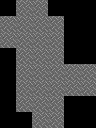

A level layout from a 2D game, rendered from its tile map. Below: a short description, then the map file with its tile-grid data intact:
An orthogonal 6x8 tile map with 16x16 px tiles, 1 tile layer (Tile Layer 1), 2 tilesets and 5 objects.

<map version="1.10" tiledversion="1.10.2" orientation="orthogonal" renderorder="right-down" width="6" height="8" tilewidth="16" tileheight="16" infinite="0" nextlayerid="3" nextobjectid="6">
 <tileset firstgid="1" source="../../../../tools/soko/templateTiledProject/tilesheet.tsx" />
 <tileset firstgid="65" source="../../../../tools/soko/templateTiledProject/soko_entities.tsx" />
 <layer id="1" name="Tile Layer 1" width="6" height="8">
  <data encoding="csv">
0,2,2,0,0,0,
2,2,2,2,0,0,
2,2,2,2,0,0,
0,2,2,2,0,0,
0,2,2,2,2,2,
0,2,2,2,2,2,
0,2,2,2,0,0,
0,0,2,2,0,0
</data>
 </layer>
 <objectgroup id="2" name="entities">
  <object id="1" gid="65" x="64" y="80" width="16" height="16">
   <properties>
    <property name="gamemode" value="SOKO_EULER" />
   </properties>
  </object>
  <object id="2" gid="66" x="32" y="64" width="16" height="16" />
  <object id="3" gid="66" x="32" y="48" width="16" height="16" />
  <object id="4" gid="66" x="32" y="80" width="16" height="16" />
  <object id="5" gid="66" x="32" y="96" width="16" height="16" />
 </objectgroup>
</map>
